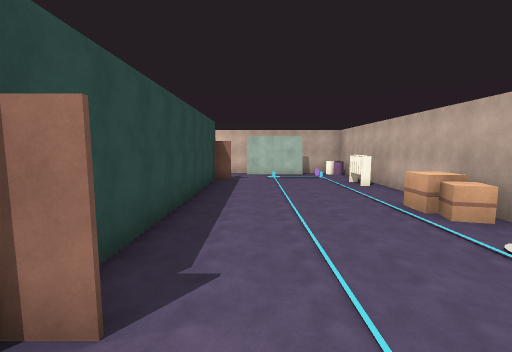
View 1 (above)

19 first-person views from a walk through a Unity game level. The camera is 1.3 m above the floor, tilts 6° down and sees 90° across. The floor is counted in squares, 2 m on a side. Each view is taken from the middle of a square. On the plan, view 1 faces up. The plan holds only what a view shows up to about 9 squares ahead; the rest is blank. The place goes on beyond the plan. The player character is not drawn.

View 2
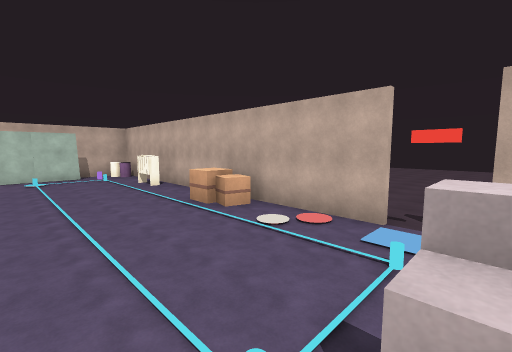

View 3
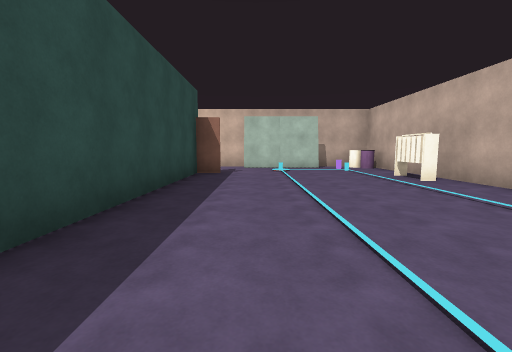

View 4
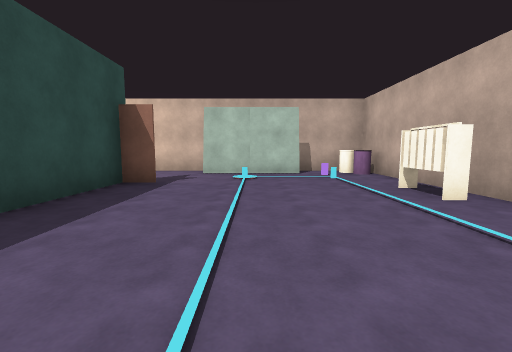

View 5
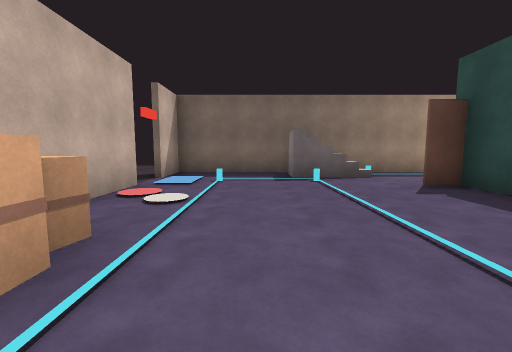

View 6
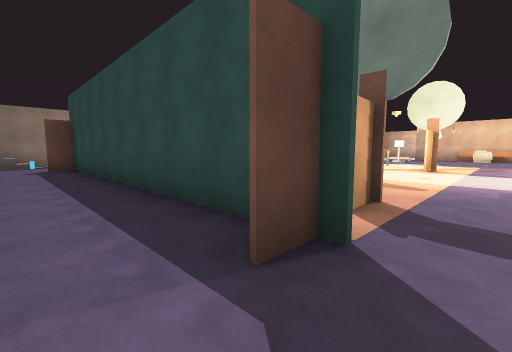

View 7
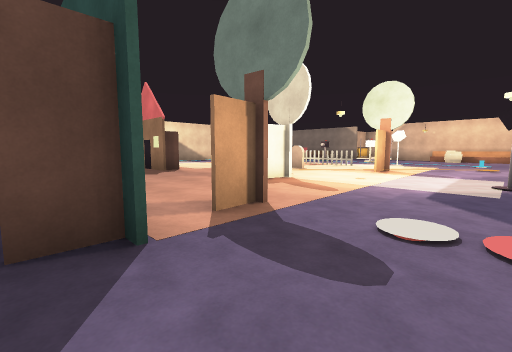

View 8
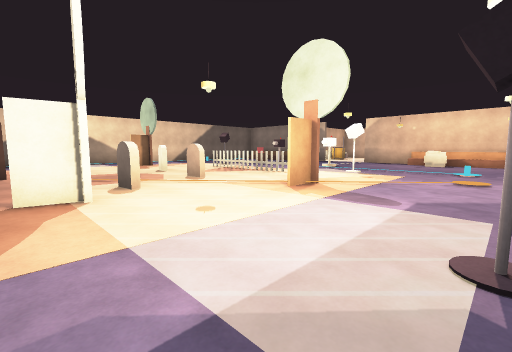

View 9
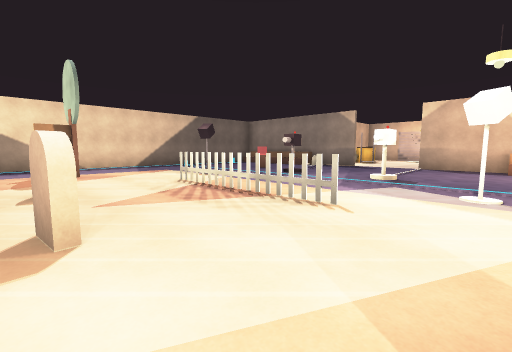

View 10
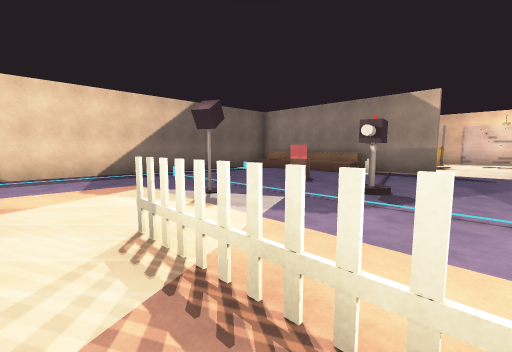

View 11
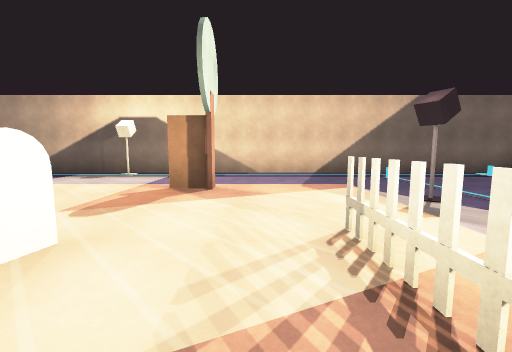

View 12
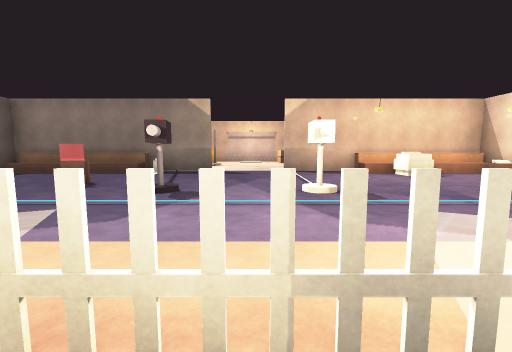

View 13
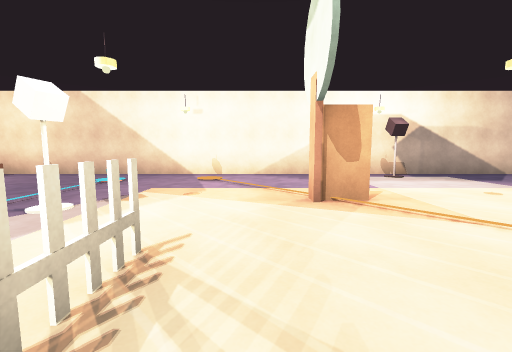

View 14
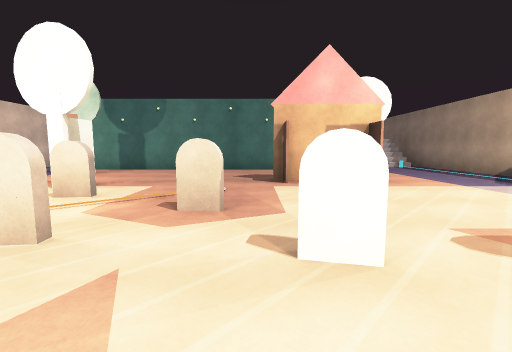

View 15
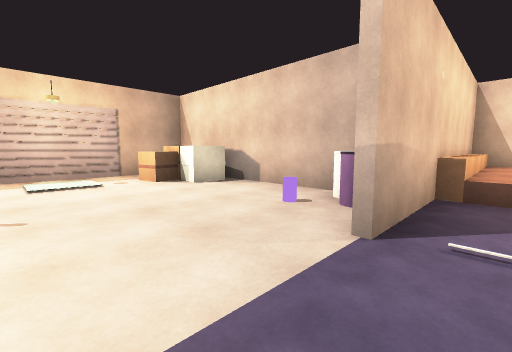

View 16
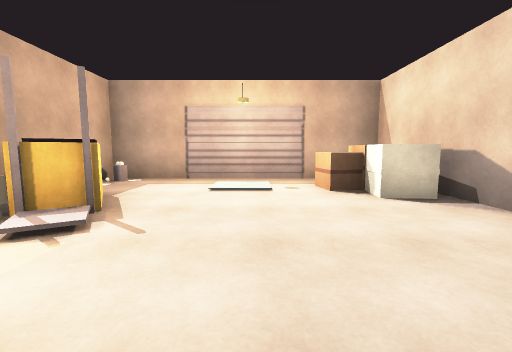

View 17
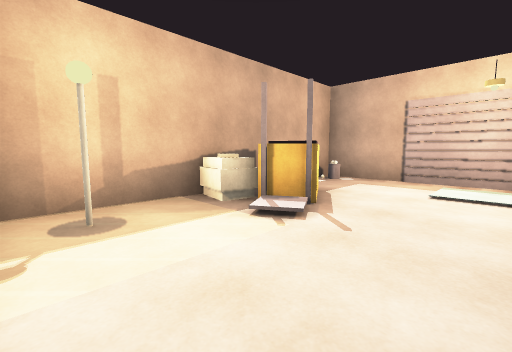

View 18
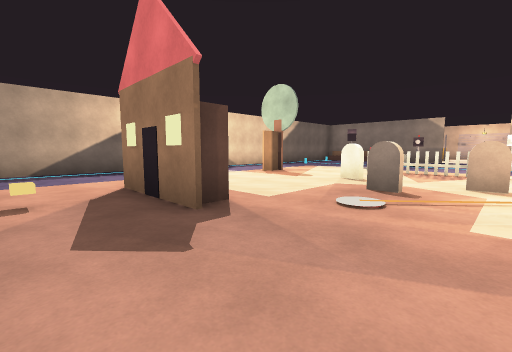

View 19
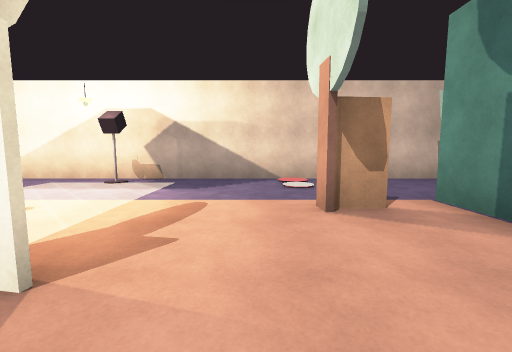

### Floor plan
Key: @ floor where view 1 was taken; # wall or solid block; x gap in a wall; . floor; / step, stairs or slope; = window, fence, low wall or low ledge; O other object.
Columns run from 24 left of view 1 to 4 right of it. Each row starts with its distance up from view 1.
 13       ################### ###
 12       #/O........O......###OO
 11       #/....................#
 10       #/O............O##....#
  9 ### ###/....O..O......#.....#
  8 #.O..OO......=....OO..#.....#
  7 #.O..O#...O..x..O.....#.....#
  6 #............x...O....#.....#
  5 #.........O..x..O.....#.....O
  4 #..O..O......=.....##.#.....O
  3 #O##OOOO.O..O......##.#.....#
  2       #/.......O.....O##....#
  1       #/................./...
  0       #//............../@/..#
 -1       ###########O###########

Positions as (right, up) in squares from view 1, and headings:
1: (0, 0), facing up
2: (0, 0), facing up-right
3: (0, 3), facing up
4: (1, 5), facing up
5: (2, 6), facing down
6: (0, 11), facing down-left
7: (-1, 12), facing down-left
8: (-5, 12), facing down-left
9: (-8, 9), facing down-left
10: (-10, 6), facing down-left
11: (-10, 6), facing down
12: (-10, 6), facing left
13: (-10, 6), facing up
14: (-10, 5), facing right
15: (-17, 5), facing up-left
16: (-18, 6), facing left
17: (-18, 6), facing down-left
18: (-3, 7), facing down-left
19: (-4, 7), facing up
